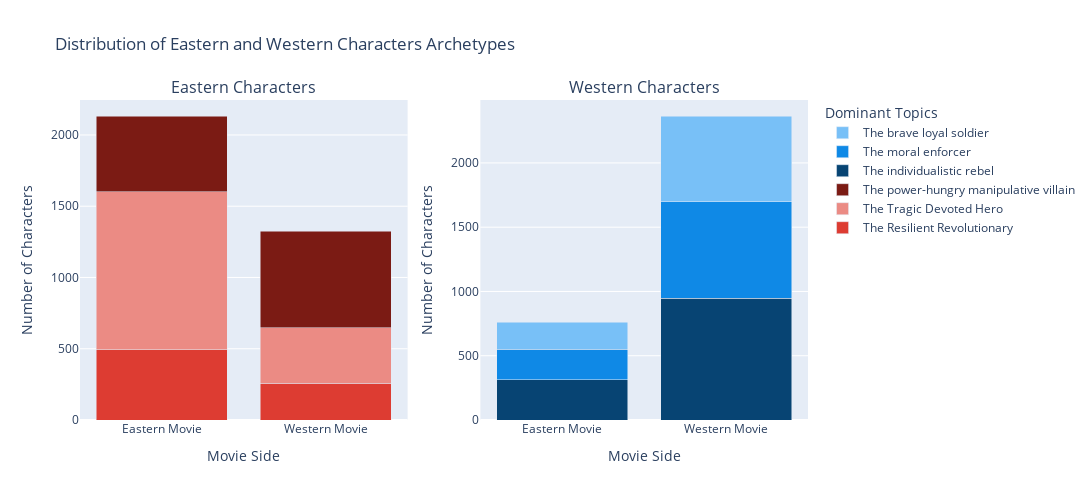

Notebook code for this chart:
### Code cell
eastern_movie_eastern_char = character_eastern[character_eastern["movie_side"] == 'Eastern']
western_movie_eastern_char = character_eastern[character_eastern["movie_side"] == 'Western']
eastern_movie_western_char = character_western[character_western["movie_side"] == 'Eastern']
western_movie_western_char = character_western[character_western["movie_side"] == 'Western']

# Define color scales
# Define color palettes for Eastern and Western characters
eastern_colors = {
    'The Tragic Devoted Hero': '#EB8B84',  # Light red
    'The Resilient Revolutionary': '#DD3C32',    # Medium red
    'The power-hungry manipulative villain': '#7B1B14'  # Dark red
}

western_colors = {
    'The brave loyal soldier': '#78C0F7',  # Light blue
    'The moral enforcer': '#0F89E6', # Medium blue
    'The individualistic rebel': '#074473'   # Dark blue
}

# Combine all counts into a single DataFrame
eastern_char_dominant_topics_df = pd.DataFrame({
    'Eastern Movie': eastern_movie_eastern_char['dominant_topic_'].value_counts(),
    'Western Movie': western_movie_eastern_char['dominant_topic_'].value_counts()
}).T

western_char_dominant_topics_df = pd.DataFrame({
    'Eastern Movie': eastern_movie_western_char['dominant_topic_'].value_counts(),
    'Western Movie': western_movie_western_char['dominant_topic_'].value_counts()
}).T


# Create a subplot with 1 row and 2 columns
fig = make_subplots(
    rows=1, cols=2,
    subplot_titles=["Eastern Characters", "Western Characters"]
)

# Add bars for each topic
for topic in eastern_char_dominant_topics_df.columns:
    fig.add_trace(go.Bar(
        x=eastern_char_dominant_topics_df.index,
        y=eastern_char_dominant_topics_df[topic],
        name=f"{topic}",
        marker_color=eastern_colors[topic],
        customdata=western_char_dominant_topics_df.index.map(lambda x: topic),
        hovertemplate='Archetype: <b>%{customdata}</b><br>Representatives count: <b>%{y}</b><extra></extra>'
    ), row=1, col=1)

# Add bars for each topic
for topic in western_char_dominant_topics_df.columns:
    fig.add_trace(go.Bar(
        x=western_char_dominant_topics_df.index,
        y=western_char_dominant_topics_df[topic],
        name=f"{topic}",
        marker_color=western_colors[topic],
        customdata=western_char_dominant_topics_df.index.map(lambda x: topic),
        hovertemplate='Archetype: <b>%{customdata}</b><br>Representatives count: <b>%{y}</b><extra></extra>'
    ), row=1, col=2)

# Update layout for both subplots
fig.update_layout(
    barmode='stack',
    title_text='Distribution of Eastern and Western Characters Archetypes',
    xaxis_title='Movie Side',
    yaxis_title='Number of Characters',
    legend_title='Dominant Topics',
    height=500, width=1200  # Adjust figure size
)

fig.update_xaxes(title_text="Movie Side", row=1, col=1)
fig.update_yaxes(title_text="Number of Characters", row=1, col=1)

fig.update_xaxes(title_text="Movie Side", row=1, col=2)
fig.update_yaxes(title_text="Number of Characters", row=1, col=2)

fig.show()

### Figure 1 — Plotly figure (JSON) as saved in the notebook; plotly's stock layout.template omitted (floating-point values rounded to 4 significant figures)
{"data": [{"customdata": ["The Resilient Revolutionary", "The Resilient Revolutionary"], "hovertemplate": "Archetype: <b>%{customdata}</b><br>Representatives count: <b>%{y}</b><extra></extra>", "marker": {"color": "#DD3C32"}, "name": "The Resilient Revolutionary", "type": "bar", "x": ["Eastern Movie", "Western Movie"], "xaxis": "x", "y": [494, 259], "yaxis": "y"}, {"customdata": ["The Tragic Devoted Hero", "The Tragic Devoted Hero"], "hovertemplate": "Archetype: <b>%{customdata}</b><br>Representatives count: <b>%{y}</b><extra></extra>", "marker": {"color": "#EB8B84"}, "name": "The Tragic Devoted Hero", "type": "bar", "x": ["Eastern Movie", "Western Movie"], "xaxis": "x", "y": [1109, 389], "yaxis": "y"}, {"customdata": ["The power-hungry manipulative villain", "The power-hungry manipulative villain"], "hovertemplate": "Archetype: <b>%{customdata}</b><br>Representatives count: <b>%{y}</b><extra></extra>", "marker": {"color": "#7B1B14"}, "name": "The power-hungry manipulative villain", "type": "bar", "x": ["Eastern Movie", "Western Movie"], "xaxis": "x", "y": [530, 676], "yaxis": "y"}, {"customdata": ["The individualistic rebel", "The individualistic rebel"], "hovertemplate": "Archetype: <b>%{customdata}</b><br>Representatives count: <b>%{y}</b><extra></extra>", "marker": {"color": "#074473"}, "name": "The individualistic rebel", "type": "bar", "x": ["Eastern Movie", "Western Movie"], "xaxis": "x2", "y": [314, 948], "yaxis": "y2"}, {"customdata": ["The moral enforcer", "The moral enforcer"], "hovertemplate": "Archetype: <b>%{customdata}</b><br>Representatives count: <b>%{y}</b><extra></extra>", "marker": {"color": "#0F89E6"}, "name": "The moral enforcer", "type": "bar", "x": ["Eastern Movie", "Western Movie"], "xaxis": "x2", "y": [236, 749], "yaxis": "y2"}, {"customdata": ["The brave loyal soldier", "The brave loyal soldier"], "hovertemplate": "Archetype: <b>%{customdata}</b><br>Representatives count: <b>%{y}</b><extra></extra>", "marker": {"color": "#78C0F7"}, "name": "The brave loyal soldier", "type": "bar", "x": ["Eastern Movie", "Western Movie"], "xaxis": "x2", "y": [211, 668], "yaxis": "y2"}], "layout": {"annotations": [{"font": {"size": 16}, "showarrow": false, "text": "Eastern Characters", "x": 0.225, "xanchor": "center", "xref": "paper", "y": 1, "yanchor": "bottom", "yref": "paper"}, {"font": {"size": 16}, "showarrow": false, "text": "Western Characters", "x": 0.775, "xanchor": "center", "xref": "paper", "y": 1, "yanchor": "bottom", "yref": "paper"}], "barmode": "stack", "height": 500, "legend": {"title": {"text": "Dominant Topics"}}, "title": {"text": "Distribution of Eastern and Western Characters Archetypes"}, "width": 1200, "xaxis": {"anchor": "y", "domain": [0, 0.45], "title": {"text": "Movie Side"}}, "xaxis2": {"anchor": "y2", "domain": [0.55, 1], "title": {"text": "Movie Side"}}, "yaxis": {"anchor": "x", "domain": [0, 1], "title": {"text": "Number of Characters"}}, "yaxis2": {"anchor": "x2", "domain": [0, 1], "title": {"text": "Number of Characters"}}}}
